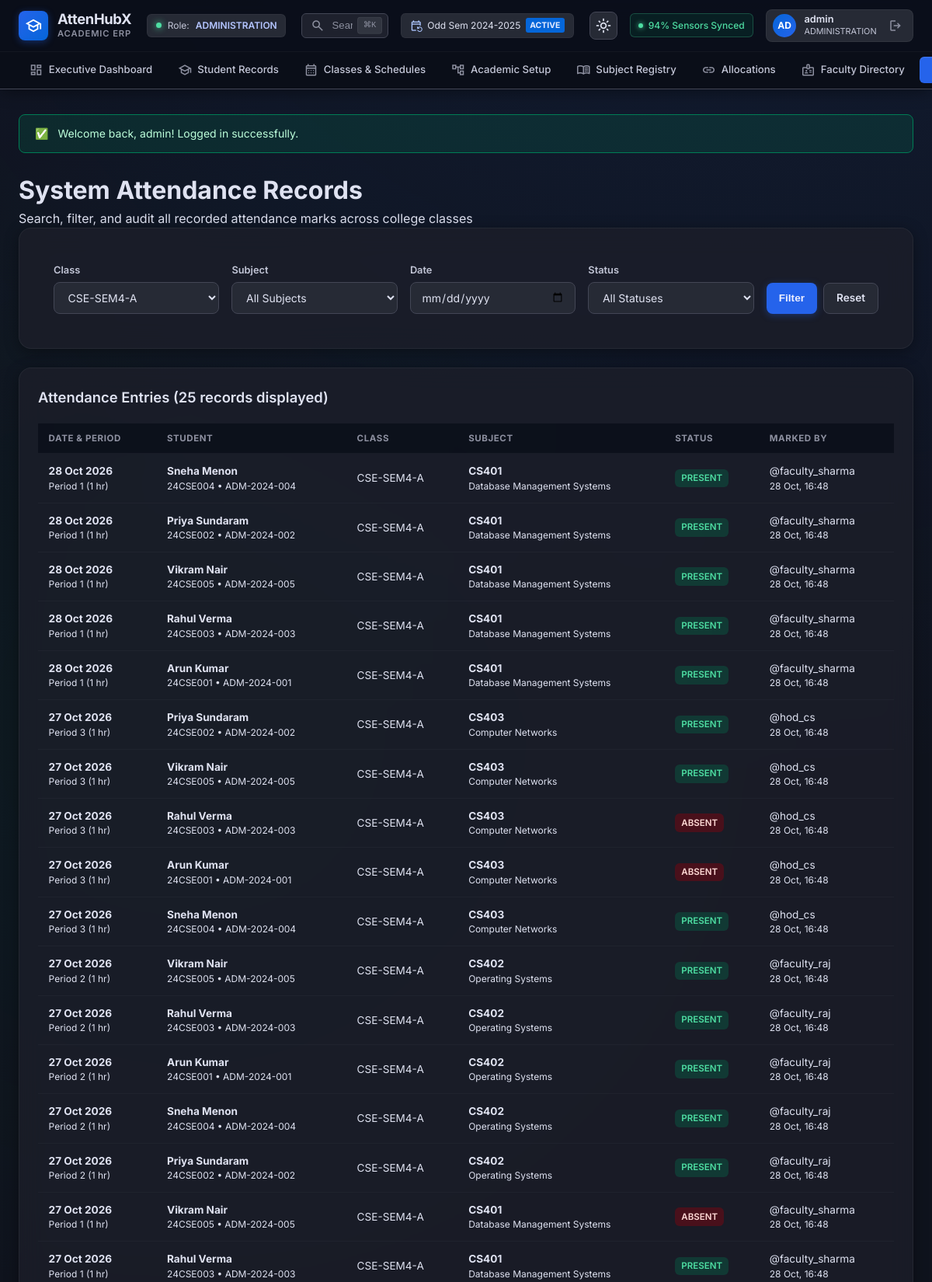
Screenshot of /lamp-version/admin/attendance_records.php?class_id=1 (signed in, upper part) with the database file from the repository.
### tables this page shows
CREATE TABLE `attendance_records` (
  `id` bigint(20) unsigned NOT NULL AUTO_INCREMENT,
  `class_session_id` bigint(20) unsigned NOT NULL,
  `student_id` bigint(20) unsigned NOT NULL,
  `status` varchar(10) NOT NULL,
  `marked_by` bigint(20) unsigned NOT NULL,
  `marked_at` datetime NOT NULL,
  `updated_at` datetime NOT NULL,
  PRIMARY KEY (`id`),
  UNIQUE KEY `uk_session_student` (`class_session_id`,`student_id`),
  KEY `marked_by` (`marked_by`),
  KEY `idx_attendance_session` (`class_session_id`),
  KEY `idx_attendance_student` (`student_id`),
  CONSTRAINT `attendance_records_ibfk_1` FOREIGN KEY (`class_session_id`) REFERENCES `class_sessions` (`id`),
  CONSTRAINT `attendance_records_ibfk_2` FOREIGN KEY (`student_id`) REFERENCES `students` (`id`),
  CONSTRAINT `attendance_records_ibfk_3` FOREIGN KEY (`marked_by`) REFERENCES `users` (`id`)
);

CREATE TABLE `class_sessions` (
  `id` bigint(20) unsigned NOT NULL AUTO_INCREMENT,
  `class_id` bigint(20) unsigned NOT NULL,
  `class_subject_id` bigint(20) unsigned NOT NULL,
  `session_date` date NOT NULL,
  `period_number` tinyint(4) NOT NULL,
  `assigned_teacher_id` bigint(20) unsigned NOT NULL,
  `conducted_by_teacher_id` bigint(20) unsigned NOT NULL,
  `contact_hours` decimal(5,2) DEFAULT 1.00,
  `status` varchar(30) NOT NULL,
  `source` varchar(30) NOT NULL,
  `created_at` datetime NOT NULL,
  `updated_at` datetime NOT NULL,
  PRIMARY KEY (`id`),
  KEY `assigned_teacher_id` (`assigned_teacher_id`),
  KEY `idx_sessions_class_date` (`class_id`,`session_date`),
  KEY `idx_sessions_subject_date` (`class_subject_id`,`session_date`),
  KEY `idx_sessions_teacher_date` (`conducted_by_teacher_id`,`session_date`),
  CONSTRAINT `class_sessions_ibfk_1` FOREIGN KEY (`class_id`) REFERENCES `classes` (`id`),
  CONSTRAINT `class_sessions_ibfk_2` FOREIGN KEY (`class_subject_id`) REFERENCES `class_subjects` (`id`),
  CONSTRAINT `class_sessions_ibfk_3` FOREIGN KEY (`assigned_teacher_id`) REFERENCES `teachers` (`id`),
  CONSTRAINT `class_sessions_ibfk_4` FOREIGN KEY (`conducted_by_teacher_id`) REFERENCES `teachers` (`id`)
);

CREATE TABLE `students` (
  `id` bigint(20) unsigned NOT NULL AUTO_INCREMENT,
  `user_id` bigint(20) unsigned NOT NULL,
  `student_id` varchar(30) NOT NULL,
  `first_name` varchar(100) NOT NULL,
  `last_name` varchar(100) DEFAULT NULL,
  `date_of_birth` date DEFAULT NULL,
  `admission_number` varchar(50) DEFAULT NULL,
  `joined_at` date DEFAULT NULL,
  `status` varchar(30) NOT NULL,
  `created_at` datetime NOT NULL,
  `updated_at` datetime NOT NULL,
  PRIMARY KEY (`id`),
  UNIQUE KEY `user_id` (`user_id`),
  UNIQUE KEY `student_id` (`student_id`),
  UNIQUE KEY `admission_number` (`admission_number`),
  KEY `idx_students_status` (`status`),
  CONSTRAINT `students_ibfk_1` FOREIGN KEY (`user_id`) REFERENCES `users` (`id`)
);

CREATE TABLE `classes` (
  `id` bigint(20) unsigned NOT NULL AUTO_INCREMENT,
  `admission_batch_id` bigint(20) unsigned NOT NULL,
  `semester_id` bigint(20) unsigned NOT NULL,
  `section_name` varchar(20) NOT NULL,
  `class_code` varchar(50) DEFAULT NULL,
  `is_active` tinyint(1) DEFAULT 1,
  `created_at` datetime NOT NULL,
  `updated_at` datetime NOT NULL,
  PRIMARY KEY (`id`),
  UNIQUE KEY `uk_batch_sem_sec` (`admission_batch_id`,`semester_id`,`section_name`),
  UNIQUE KEY `class_code` (`class_code`),
  KEY `idx_classes_batch` (`admission_batch_id`),
  KEY `idx_classes_sem` (`semester_id`),
  CONSTRAINT `classes_ibfk_1` FOREIGN KEY (`admission_batch_id`) REFERENCES `admission_batches` (`id`),
  CONSTRAINT `classes_ibfk_2` FOREIGN KEY (`semester_id`) REFERENCES `semesters` (`id`)
);

CREATE TABLE `subjects` (
  `id` bigint(20) unsigned NOT NULL AUTO_INCREMENT,
  `code` varchar(30) NOT NULL,
  `name` varchar(150) NOT NULL,
  `subject_type` varchar(30) NOT NULL,
  `default_contact_hours` decimal(5,2) DEFAULT 1.00,
  `credits` decimal(4,2) DEFAULT NULL,
  `description` text DEFAULT NULL,
  `is_active` tinyint(1) DEFAULT 1,
  `created_at` datetime NOT NULL,
  `updated_at` datetime NOT NULL,
  PRIMARY KEY (`id`),
  UNIQUE KEY `code` (`code`)
);

CREATE TABLE `users` (
  `id` bigint(20) unsigned NOT NULL AUTO_INCREMENT,
  `role_id` bigint(20) unsigned NOT NULL,
  `username` varchar(100) NOT NULL,
  `password_hash` varchar(255) NOT NULL,
  `email` varchar(255) DEFAULT NULL,
  `phone` varchar(20) DEFAULT NULL,
  `is_active` tinyint(1) DEFAULT 1,
  `last_login_at` datetime DEFAULT NULL,
  `created_at` datetime NOT NULL,
  `updated_at` datetime NOT NULL,
  PRIMARY KEY (`id`),
  UNIQUE KEY `username` (`username`),
  UNIQUE KEY `email` (`email`),
  KEY `idx_users_role` (`role_id`),
  KEY `idx_users_active` (`is_active`),
  CONSTRAINT `users_ibfk_1` FOREIGN KEY (`role_id`) REFERENCES `roles` (`id`)
);

### lamp-version/includes/functions.php (called while the page is built, shortened)
<?php
function e(?string $str): string {
    return htmlspecialchars($str ?? '', ENT_QUOTES, 'UTF-8');
}
function base_url(string $path = ''): string {
    static $base = null;
    if ($base === null) {
        $script_dir = dirname($_SERVER['SCRIPT_NAME'] ?? '');
        $patterns = ['/admin', '/faculty', '/hod', '/student', '/auth'];
        $clean_dir = $script_dir;
        foreach ($patterns as $p) {
            if (substr($clean_dir, -strlen($p)) === $p) {
                $clean_dir = substr($clean_dir, 0, -strlen($p));
            }
        }
        $clean_dir = rtrim(str_replace('\\', '/', $clean_dir), '/');
        $base = $clean_dir;
    }
    $path = ltrim($path, '/');
    return ($base === '' ? '' : $base) . ($path !== '' ? '/' . $path : '/');
}
function format_date(?string $date, string $format = 'd M Y'): string {
    $time = strtotime($date);
    return $time ? date($format, $time) : $date;
}

### lamp-version/admin/attendance_records.php (the view, shortened to what this page needs)
<?php
require_once __DIR__ . '/../includes/header.php';
$db = get_db();
$filter_class_id   = isset($_GET['class_id']) && is_numeric($_GET['class_id']) ? (int)$_GET['class_id'] : 0;
$filter_date       = !empty($_GET['session_date']) ? $_GET['session_date'] : '';
$classes = $db->query("
    SELECT c.id, c.class_code, c.section_name, b.batch_name, sem.name AS semester_name
    FROM classes c
    JOIN admission_batches b ON c.admission_batch_id = b.id
    JOIN semesters sem ON c.semester_id = sem.id
    WHERE c.is_active = 1
    ORDER BY b.batch_name ASC, sem.semester_number ASC, c.section_name ASC
")->fetchAll();
$sql = "
    SELECT
        a.id, a.status, a.marked_at,
        s.student_id, s.admission_number, CONCAT(s.first_name, ' ', COALESCE(s.last_name, '')) AS student_name,
        cs.session_date, cs.period_number, cs.contact_hours,
        c.class_code, c.section_name,
        sub.code AS subject_code, sub.name AS subject_name,
        u.username AS marked_by_user
    FROM attendance_records a
    JOIN class_sessions cs ON a.class_session_id = cs.id
    JOIN students s ON a.student_id = s.id
    JOIN classes c ON cs.class_id = c.id
    JOIN class_subjects csub ON cs.class_subject_id = csub.id
    JOIN subjects sub ON csub.subject_id = sub.id
    JOIN users u ON a.marked_by = u.id
    WHERE 1=1
";
$params = [];
if ($filter_class_id > 0) {
    $sql .= " AND cs.class_id = ?";
    $params[] = $filter_class_id;
}
$sql .= " ORDER BY cs.session_date DESC, cs.period_number DESC, CAST(s.student_id AS UNSIGNED) ASC LIMIT 200";
$stmt = $db->prepare($sql);
$stmt->execute($params);
$records = $stmt->fetchAll();
?>
<div class="page-header">
    <div>
        <h1 class="page-title">System Attendance Records</h1>
        <p class="page-subtitle">Search, filter, and audit all recorded attendance marks across college classes</p>
    </div>
</div>
<div class="card" style="margin-bottom: 1.5rem;">
    <div class="card-body" style="padding: 1.25rem;">
        <form method="GET" action="<?= base_url('admin/attendance_records.php') ?>" style="display: flex; flex-wrap: wrap; gap: 1rem; align-items: flex-end;">
            <div style="flex: 1; min-width: 180px;">
                <label class="form-label">Class</label>
                <select name="class_id" class="form-control">
                    <?php foreach ($classes as $c): ?>
                        <option value="<?= $c['id'] ?>" <?= $filter_class_id === (int)$c['id'] ? 'selected' : '' ?>>
                            <?= e($c['class_code'] ?: "{$c['batch_name']} - {$c['semester_name']} Sec {$c['section_name']}") ?>
                        </option>
                    <?php endforeach; ?>
                </select>
            </div>
            <div style="flex: 1; min-width: 180px;">
                <label class="form-label">Subject</label>
                <select name="subject_id" class="form-control">
                    <option value="0">All Subjects</option>
                </select>
            </div>
            <div style="flex: 1; min-width: 140px;">
                <label class="form-label">Date</label>
                <input type="date" name="session_date" class="form-control" value="<?= e($filter_date) ?>">
            </div>
            <div style="flex: 1; min-width: 120px;">
                <label class="form-label">Status</label>
                <select name="status" class="form-control">
                    <option value="">All Statuses</option>
                </select>
            </div>
            <div style="display: flex; gap: 0.5rem;">
                <button type="submit" class="btn btn-primary">Filter</button>
                <a href="<?= base_url('admin/attendance_records.php') ?>" class="btn btn-secondary">Reset</a>
            </div>
        </form>
    </div>
</div>
<div class="card">
    <div class="card-header">
        <h2 class="card-title">Attendance Entries (<?= count($records) ?> records displayed)</h2>
    </div>
    <div class="card-body" style="padding: 0;">
        <div class="table-responsive">
            <table class="data-table">
                <thead>
                    <tr>
                        <th>Date & Period</th>
                        <th>Student</th>
                        <th>Class</th>
                        <th>Subject</th>
                        <th>Status</th>
                        <th>Marked By</th>
                    </tr>
                </thead>
                <tbody>
                    <?php if (empty($records)): ?>
                        <tr>
                            <td colspan="6" style="text-align: center; color: var(--text-muted); padding: 2rem;">
                                No attendance records match the specified filters.
                            </td>
                        </tr>
                    <?php else: ?>
                        <?php foreach ($records as $r): ?>
                            <tr>
                                <td>
                                    <strong><?= format_date($r['session_date']) ?></strong>
                                    <div style="font-size: 0.75rem; color: var(--text-muted);">Period <?= $r['period_number'] ?> (<?= (float)$r['contact_hours'] ?> hr)</div>
                                </td>
                                <td>
                                    <strong><?= e($r['student_name']) ?></strong>
                                    <div style="font-size: 0.75rem; color: var(--text-muted);"><?= e($r['student_id']) ?> &bull; <?= e($r['admission_number']) ?></div>
                                </td>
                                <td><?= e($r['class_code'] ?: "Sec {$r['section_name']}") ?></td>
                                <td>
                                    <strong><?= e($r['subject_code']) ?></strong>
                                    <div style="font-size: 0.75rem; color: var(--text-muted);"><?= e($r['subject_name']) ?></div>
                                </td>
                                <td>
                                    <span class="badge <?= $r['status'] === 'PRESENT' ? 'badge-success' : 'badge-danger' ?>">
                                        <?= e($r['status']) ?>
                                    </span>
                                </td>
                                <td>
                                    <span style="font-size: 0.85rem; color: var(--text-secondary);">@<?= e($r['marked_by_user']) ?></span>
                                    <div style="font-size: 0.75rem; color: var(--text-muted);"><?= format_date($r['marked_at'], 'd M, H:i') ?></div>
                                </td>
                            </tr>
                        <?php endforeach; ?>
                    <?php endif; ?>
                </tbody>
            </table>
        </div>
    </div>
</div>
<?php require_once __DIR__ . '/../includes/footer.php'; ?>

### lamp-version/assets/css/style.css (style rules this page uses)
:root, [data-theme="dark"], html.dark { --bg-base: #0f131d; --surface: #0f131d; --surface-container-lowest: #0a0e18; --surface-container-low: #171b26; --surface-container: #1c1f2a; --surface-container-high: #262a35; --surface-container-highest: #313540; --surface-bright: #353944; --surface-variant: #313540; --on-surface: #dfe2f1; --on-surface-variant: #c3c6d7; --outline: #8d90a0; --outline-variant: #434655; --primary: #b4c5ff; --primary-container: #2563eb; --on-primary: #002a78; --on-primary-container: #eeefff; --secondary: #adc6ff; --secondary-container: #0566d9; --on-secondary-container: #e6ecff; --tertiary: #4edea3; --tertiary-container: #007d55; --on-tertiary-container: #bdffdb; --tertiary-fixed-dim: #4edea3; --error: #ffb4ab; --error-container: #93000a; --on-error-container: #ffdad6; --warning: #fbbf24; --warning-container: #78350f; --on-warning-container: #fef3c7; --radius-sm: 0.375rem; --radius-md: 0.5rem; --radius-lg: 0.75rem; --radius-xl: 1rem; --radius-full: 9999px; --shadow-card: 0 4px 20px -2px rgba(0, 0, 0, 0.45); --shadow-glow-primary: 0 0 35px -5px rgba(37, 99, 235, 0.25); --shadow-glow-tertiary: 0 0 35px -5px rgba(78, 222, 163, 0.2); --font-sans: 'Inter', -apple-system, BlinkMacSystemFont, 'Segoe UI', Roboto, sans-serif; }
* { box-sizing: border-box; margin: 0; padding: 0; }
html, body { background-color: var(--bg-base); color: var(--on-surface); font-family: var(--font-sans); line-height: 1.5; -webkit-font-smoothing: antialiased; min-height: 100vh; scrollbar-width: none; -ms-overflow-style: none; }
* { scrollbar-width: none !important; -ms-overflow-style: none !important; }
body.AttenHubX-app { display: flex; flex-direction: column; min-height: 100vh; background: radial-gradient(circle at 80% -20%, rgba(37, 99, 235, 0.12) 0%, transparent 50%), radial-gradient(circle at 20% 40%, rgba(0, 125, 85, 0.08) 0%, transparent 45%), var(--bg-base); }
a { color: var(--primary); text-decoration: none; transition: color 0.15s ease; }
.btn { display: inline-flex; align-items: center; gap: 0.45rem; padding: 0.55rem 1rem; border-radius: var(--radius-md); font-size: 0.85rem; font-weight: 600; cursor: pointer; text-decoration: none; border: none; transition: all 0.15s ease; }
.btn-primary { background: var(--primary-container); color: var(--on-primary-container); box-shadow: 0 2px 10px rgba(37, 99, 235, 0.35); }
.btn-secondary { background: var(--surface-container-high); color: var(--on-surface); border: 1px solid var(--outline-variant); }
.card { background: rgba(28, 31, 42, 0.8); backdrop-filter: blur(16px); border: 1px solid rgba(255, 255, 255, 0.05); border-radius: var(--radius-xl); padding: 1.5rem; box-shadow: var(--shadow-card); margin-bottom: 1.5rem; }
.card-header { display: flex; align-items: center; justify-content: space-between; margin-bottom: 1.25rem; }
.card-title { font-size: 1.15rem; font-weight: 600; color: var(--on-surface); }
.form-label { display: block; font-size: 0.8rem; font-weight: 600; color: var(--on-surface-variant); margin-bottom: 0.4rem; }
.form-control { width: 100%; padding: 0.6rem 0.85rem; background: var(--surface-container-high); border: 1px solid var(--outline-variant); border-radius: var(--radius-md); color: var(--on-surface); font-size: 0.875rem; font-family: inherit; transition: all 0.2s ease; }
select.form-control { cursor: pointer; }
.table-responsive { overflow-x: auto; width: 100%; }
.data-table { width: 100%; border-collapse: collapse; }
.data-table th { background: rgba(10, 14, 24, 0.8); color: var(--outline); font-size: 0.72rem; text-transform: uppercase; letter-spacing: 0.05em; padding: 0.65rem 0.85rem; text-align: left; border-bottom: 1px solid rgba(255, 255, 255, 0.05); }
.data-table td { padding: 0.75rem 0.85rem; border-bottom: 1px solid rgba(255, 255, 255, 0.03); color: var(--on-surface); font-size: 0.85rem; }
.badge { display: inline-flex; align-items: center; padding: 0.2rem 0.5rem; border-radius: var(--radius-sm); font-size: 0.72rem; font-weight: 600; }
.badge-success { background: rgba(0, 125, 85, 0.3); color: var(--tertiary); }
.badge-danger { background: rgba(147, 0, 10, 0.4); color: var(--on-error-container); }

### rows the page displays
attendance_records: class_session.session_date "28 Oct 2026", class_session.period_number "1", class_session.contact_hours "1", student_name "Sneha Menon", student.student_id "24CSE004", student.admission_number "ADM-2024-004", classes.class_code "CSE-SEM4-A", subjects.code "CS401", subjects.name "Database Management Systems", status "PRESENT", marked_by.username "faculty_sharma", marked_at "28 Oct, 16:48"
attendance_records: class_session.session_date "28 Oct 2026", class_session.period_number "1", class_session.contact_hours "1", student_name "Priya Sundaram", student.student_id "24CSE002", student.admission_number "ADM-2024-002", classes.class_code "CSE-SEM4-A", subjects.code "CS401", subjects.name "Database Management Systems", status "PRESENT", marked_by.username "faculty_sharma", marked_at "28 Oct, 16:48"
attendance_records: class_session.session_date "28 Oct 2026", class_session.period_number "1", class_session.contact_hours "1", student_name "Vikram Nair", student.student_id "24CSE005", student.admission_number "ADM-2024-005", classes.class_code "CSE-SEM4-A", subjects.code "CS401", subjects.name "Database Management Systems", status "PRESENT", marked_by.username "faculty_sharma", marked_at "28 Oct, 16:48"
attendance_records: class_session.session_date "28 Oct 2026", class_session.period_number "1", class_session.contact_hours "1", student_name "Rahul Verma", student.student_id "24CSE003", student.admission_number "ADM-2024-003", classes.class_code "CSE-SEM4-A", subjects.code "CS401", subjects.name "Database Management Systems", status "PRESENT", marked_by.username "faculty_sharma", marked_at "28 Oct, 16:48"
attendance_records: class_session.session_date "28 Oct 2026", class_session.period_number "1", class_session.contact_hours "1", student_name "Arun Kumar", student.student_id "24CSE001", student.admission_number "ADM-2024-001", classes.class_code "CSE-SEM4-A", subjects.code "CS401", subjects.name "Database Management Systems", status "PRESENT", marked_by.username "faculty_sharma", marked_at "28 Oct, 16:48"
attendance_records: class_session.session_date "27 Oct 2026", class_session.period_number "3", class_session.contact_hours "1", student_name "Priya Sundaram", student.student_id "24CSE002", student.admission_number "ADM-2024-002", classes.class_code "CSE-SEM4-A", subjects.code "CS403", subjects.name "Computer Networks", status "PRESENT", marked_by.username "hod_cs", marked_at "28 Oct, 16:48"
attendance_records: class_session.session_date "27 Oct 2026", class_session.period_number "3", class_session.contact_hours "1", student_name "Vikram Nair", student.student_id "24CSE005", student.admission_number "ADM-2024-005", classes.class_code "CSE-SEM4-A", subjects.code "CS403", subjects.name "Computer Networks", status "PRESENT", marked_by.username "hod_cs", marked_at "28 Oct, 16:48"
attendance_records: class_session.session_date "27 Oct 2026", class_session.period_number "3", class_session.contact_hours "1", student_name "Rahul Verma", student.student_id "24CSE003", student.admission_number "ADM-2024-003", classes.class_code "CSE-SEM4-A", subjects.code "CS403", subjects.name "Computer Networks", status "ABSENT", marked_by.username "hod_cs", marked_at "28 Oct, 16:48"
attendance_records: class_session.session_date "27 Oct 2026", class_session.period_number "3", class_session.contact_hours "1", student_name "Arun Kumar", student.student_id "24CSE001", student.admission_number "ADM-2024-001", classes.class_code "CSE-SEM4-A", subjects.code "CS403", subjects.name "Computer Networks", status "ABSENT", marked_by.username "hod_cs", marked_at "28 Oct, 16:48"
attendance_records: class_session.session_date "27 Oct 2026", class_session.period_number "3", class_session.contact_hours "1", student_name "Sneha Menon", student.student_id "24CSE004", student.admission_number "ADM-2024-004", classes.class_code "CSE-SEM4-A", subjects.code "CS403", subjects.name "Computer Networks", status "PRESENT", marked_by.username "hod_cs", marked_at "28 Oct, 16:48"
attendance_records: class_session.session_date "27 Oct 2026", class_session.period_number "2", class_session.contact_hours "1", student_name "Vikram Nair", student.student_id "24CSE005", student.admission_number "ADM-2024-005", classes.class_code "CSE-SEM4-A", subjects.code "CS402", subjects.name "Operating Systems", status "PRESENT", marked_by.username "faculty_raj", marked_at "28 Oct, 16:48"
attendance_records: class_session.session_date "27 Oct 2026", class_session.period_number "2", class_session.contact_hours "1", student_name "Rahul Verma", student.student_id "24CSE003", student.admission_number "ADM-2024-003", classes.class_code "CSE-SEM4-A", subjects.code "CS402", subjects.name "Operating Systems", status "PRESENT", marked_by.username "faculty_raj", marked_at "28 Oct, 16:48"
attendance_records: class_session.session_date "27 Oct 2026", class_session.period_number "2", class_session.contact_hours "1", student_name "Arun Kumar", student.student_id "24CSE001", student.admission_number "ADM-2024-001", classes.class_code "CSE-SEM4-A", subjects.code "CS402", subjects.name "Operating Systems", status "PRESENT", marked_by.username "faculty_raj", marked_at "28 Oct, 16:48"
attendance_records: class_session.session_date "27 Oct 2026", class_session.period_number "2", class_session.contact_hours "1", student_name "Sneha Menon", student.student_id "24CSE004", student.admission_number "ADM-2024-004", classes.class_code "CSE-SEM4-A", subjects.code "CS402", subjects.name "Operating Systems", status "PRESENT", marked_by.username "faculty_raj", marked_at "28 Oct, 16:48"
attendance_records: class_session.session_date "27 Oct 2026", class_session.period_number "2", class_session.contact_hours "1", student_name "Priya Sundaram", student.student_id "24CSE002", student.admission_number "ADM-2024-002", classes.class_code "CSE-SEM4-A", subjects.code "CS402", subjects.name "Operating Systems", status "PRESENT", marked_by.username "faculty_raj", marked_at "28 Oct, 16:48"
attendance_records: class_session.session_date "27 Oct 2026", class_session.period_number "1", class_session.contact_hours "1", student_name "Vikram Nair", student.student_id "24CSE005", student.admission_number "ADM-2024-005", classes.class_code "CSE-SEM4-A", subjects.code "CS401", subjects.name "Database Management Systems", status "ABSENT", marked_by.username "faculty_sharma", marked_at "28 Oct, 16:48"
attendance_records: class_session.session_date "27 Oct 2026", class_session.period_number "1", class_session.contact_hours "1", student_name "Rahul Verma", student.student_id "24CSE003", student.admission_number "ADM-2024-003", classes.class_code "CSE-SEM4-A", subjects.code "CS401", subjects.name "Database Management Systems", status "PRESENT", marked_by.username "faculty_sharma", marked_at "28 Oct, 16:48"

### other values shown
$user['role'] "ADMINISTRATION"
substr($user['username'] ?? 'U', 0, 2) "AD"
$user['display_name'] "admin"
$flash['message'] "Welcome back, admin! Logged in successfully."
count($records) "25"
form field class_id "CSE-SEM4-A"
